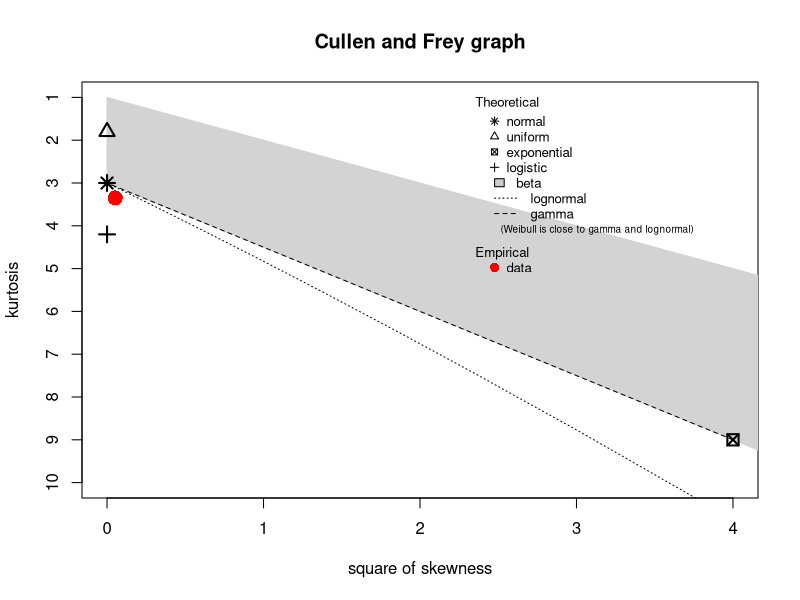
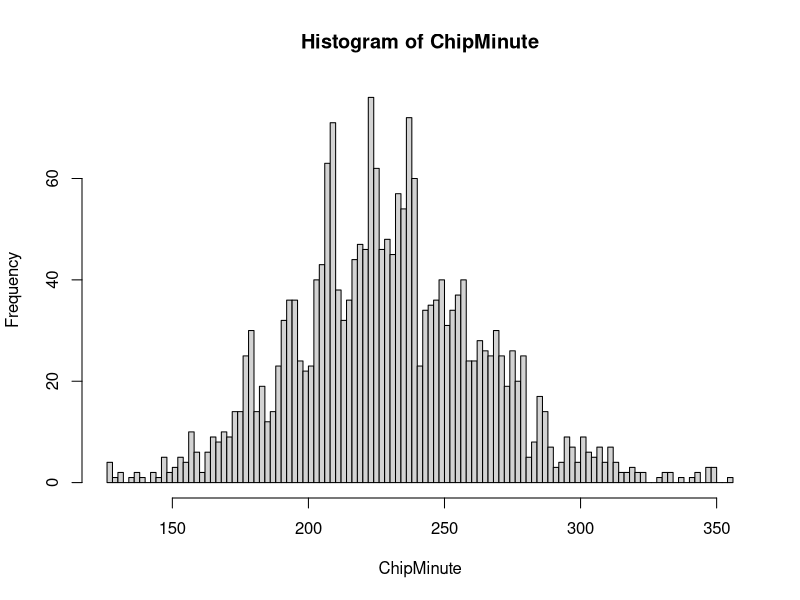
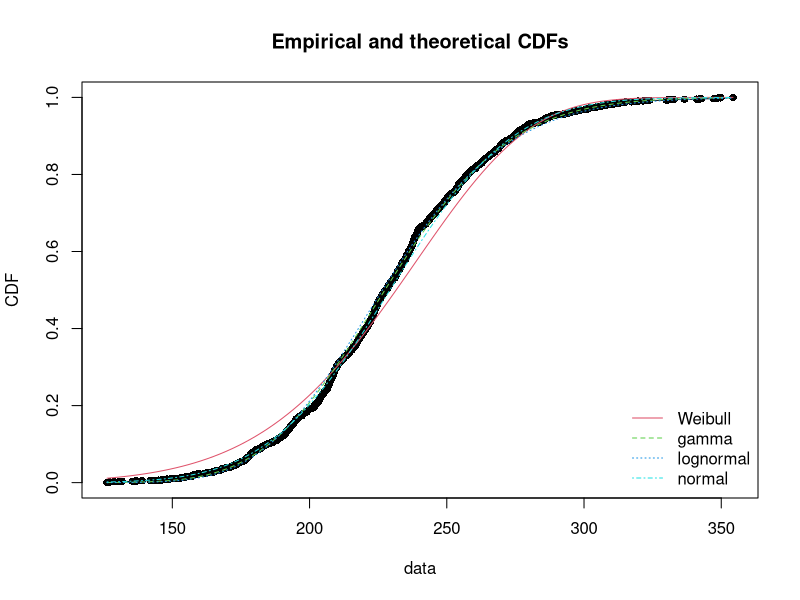
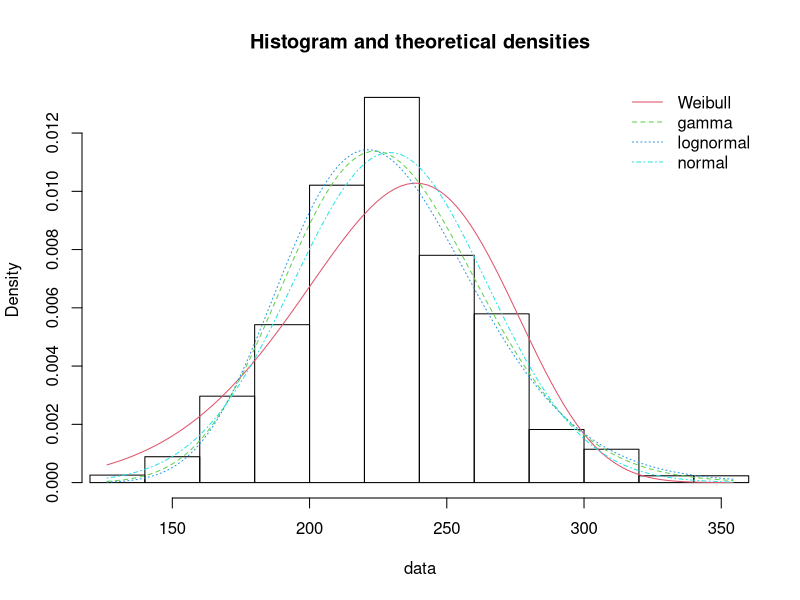
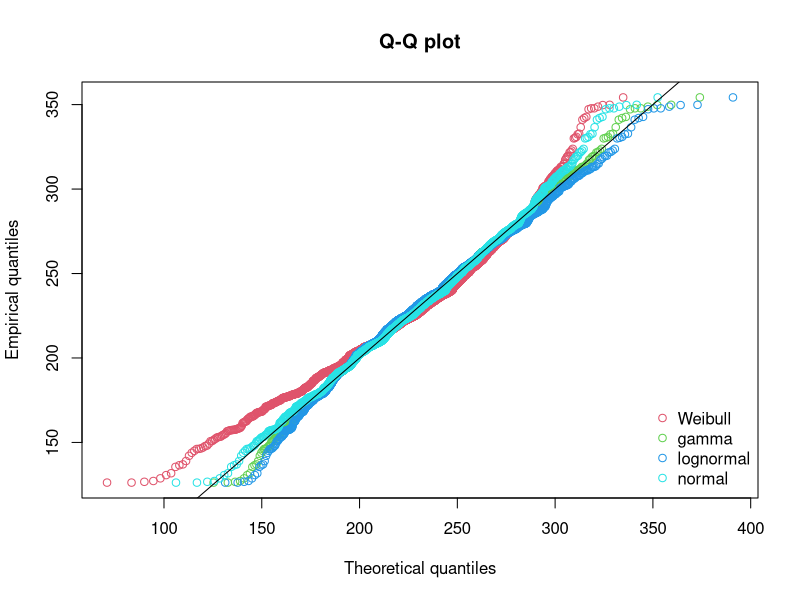
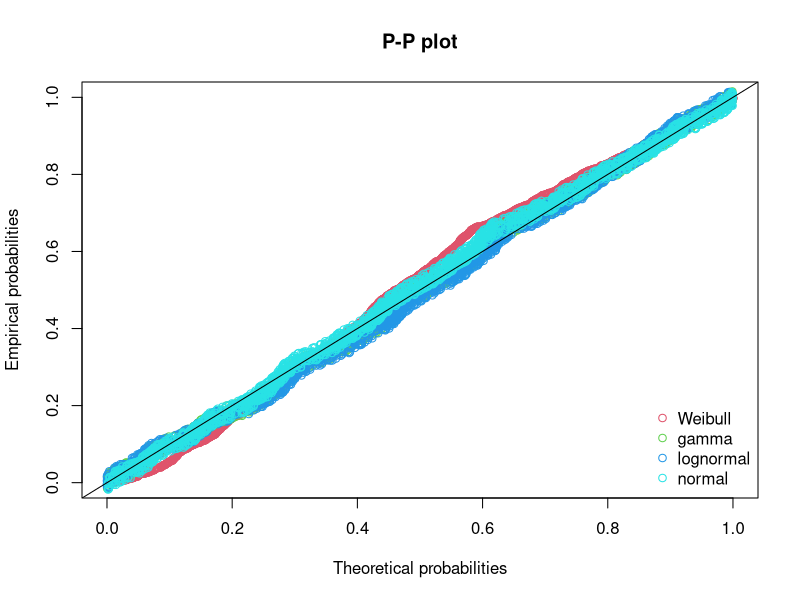

R code for these plots, in order:
library(fitdistrplus)
library(lubridate)

setwd(dirname(rstudioapi::getActiveDocumentContext()$path))

results <- readxl::read_excel("Results-marathon-eindhoven-2017.xlsx")

ChipTime <- parse_date_time(results$Chiptime, orders = "%Y-%m-%d %H:%M:%S")
ChipMinute <- hour(ChipTime)*60 + minute(ChipTime) + second(ChipTime)/60

descdist(ChipMinute, discrete = FALSE)

hist(ChipMinute, breaks=100)

# Comparison of various fits 
fitW <- fitdist(ChipMinute, "weibull")
fitg <- fitdist(ChipMinute, "gamma")
fitln <- fitdist(ChipMinute, "lnorm")
fitnorm <- fitdist(ChipMinute, "norm")
summary(fitW)
summary(fitg)
summary(fitln)
summary(fitnorm)
cdfcomp(list(fitW, fitg, fitln, fitnorm), legendtext=c("Weibull", "gamma", "lognormal", "normal"))
denscomp(list(fitW, fitg, fitln, fitnorm), legendtext=c("Weibull", "gamma", "lognormal", "normal"))
qqcomp(list(fitW, fitg, fitln, fitnorm), legendtext=c("Weibull", "gamma", "lognormal", "normal"))
ppcomp(list(fitW, fitg, fitln, fitnorm), legendtext=c("Weibull", "gamma", "lognormal", "normal"))
gofstat(list(fitW, fitg, fitln, fitnorm), fitnames=c("Weibull", "gamma", "lognormal", "normal"))

# The gamma distribution has the lowest values across all goodness-of-fit statistics (KS, CvM, AD) 
# and criteria (AIC, BIC), suggesting it is the best fit for your data compared to the Weibull and lognormal distributions.

meanTime <- mean(ChipMinute)
sdTime <- sd(ChipMinute)

paste("mean time:", sprintf("%.02d:%.02d:%.02d", meanTime %/% 60, round(meanTime %% 60), round(meanTime%%1*60)), sep = " ")
paste("standard deviation:", sprintf("%.02d:%.02d:%.02d", sdTime %/% 60, round(sdTime %% 60), round(sdTime%%1*60)), sep = " ")


meanPace <- meanTime/42.195 #input for simulation
sdPace <- sdTime/42.195 #input for simulation
paste("mean pace :", sprintf("%.02d:%.02d", round(meanPace %% 60), round(meanPace%%1*60)), sep = " ")
paste("standard deviation:", sprintf("%.02d:%.02d", round(sdPace %% 60), round(sdPace%%1*60)), sep = " ")
